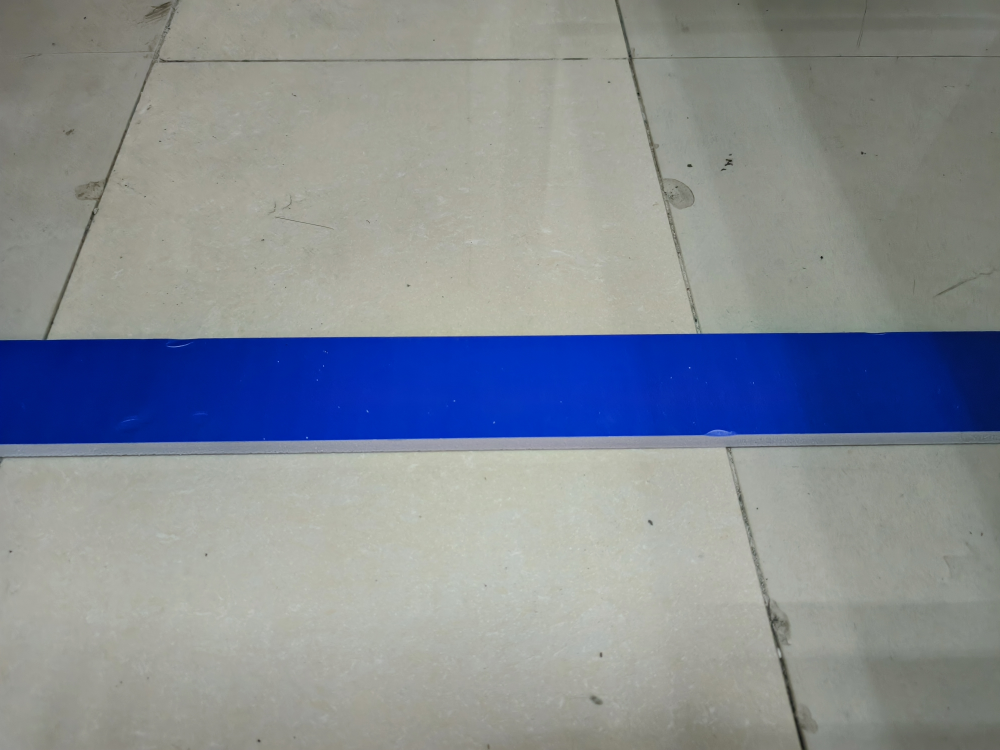
//> input picture 1.jpg, 4000 x 3000 px (shown at 1/4 size)
$ ./test   (built with g++ and OpenCV 4)
//> lines starting //> are read from the running program, lines starting //| are printed output that depends on the picture; after the words box and inside, x2 and y2 are one past the last pixel; in counts of white or black regions, pixels touching at a corner belong together
#include <iostream>
#include <opencv4/opencv2/opencv.hpp>

using namespace std;
using namespace cv;

int main() {
    // read image
    Mat image = imread("./1.jpg");
//> image is the input picture: 3000 rows x 4000 cols, CV_8UC3; mean B, G, R 147.3, 139.6, 133.1
    // resize image
    resize(image, image, Size(400, 300));
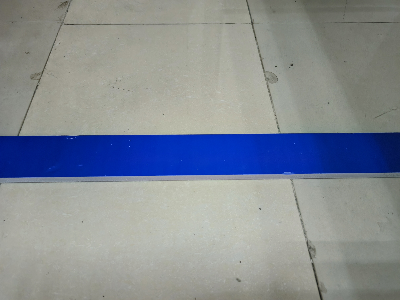
//> image: 300 rows x 400 cols, CV_8UC3; mean B, G, R 147.5, 139.7, 133.2
    imwrite("./resize.jpg", image);
    // blur image
    Mat blur_image;
    medianBlur(image, blur_image, 5);

    Mat canny_image;
    Canny(blur_image, canny_image, 50, 150, 3);
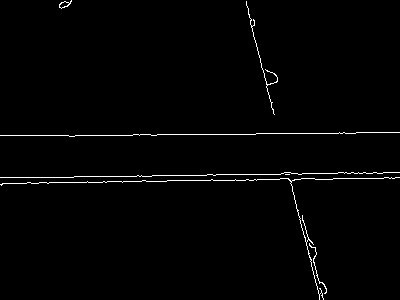
//> canny_image: 300 rows x 400 cols, CV_8UC1; 1.4% white in thin lines or dots

    vector<cv::Vec2f> lines;
    HoughLines(canny_image, lines, 1, CV_PI / 180, 100); // 调整参数以获得最佳结果
//> lines = 5 lines (rho, theta): [178, 1.55], [184, 1.55], [-238, 2.9], [138, 1.55], [135, 1.57]

    for (size_t i = 0; i < lines.size(); i++) {
        float rho = lines[i][0];
        float theta = lines[i][1];

        if (theta > CV_PI / 4 && theta < 3 * CV_PI / 4) {
            // 计算直线的两个端点
            cv::Point pt1, pt2;
            double a = cos(theta), b = sin(theta);
            double x0 = a * rho, y0 = b * rho;
            pt1.x = cvRound(x0 + 1000 * (-b));
            pt1.y = cvRound(y0 + 1000 * (a));
            pt2.x = cvRound(x0 - 1000 * (-b));
            pt2.y = cvRound(y0 - 1000 * (a));

            // 在原始图像上绘制直线
            cv::line(image, pt1, pt2, cv::Scalar(0, 0, 255), 2, cv::LINE_AA);
        }
    }
//> this loop made 5 passes
//> (rho, theta, a, x0, y0) on passes 1, 2, 4, 5: (178, 1.55, 0.0175, 3.11, 178), (184, 1.55, 0.0175, 3.21, 184), (138, 1.55, 0.0175, 2.41, 138), (135, 1.57, -4.37e-08, -5.9e-06, 135)
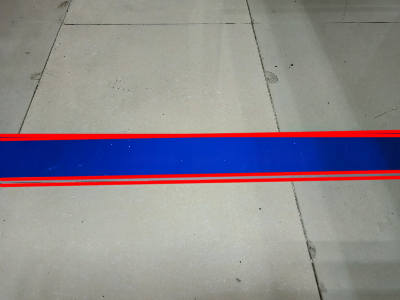
//> image: 300 rows x 400 cols, CV_8UC3; 5.66% of pixels changed, all inside (x1, y1, x2, y2) = (0, 129, 400, 188)

    imwrite("./2.jpg", image);

    // binary image
    //    Mat binary_image;
    //    inRange(blur_image, Scalar(0, 0, 0), Scalar(255, 255, 255), binary_image);

    // save image
    //    imwrite("./binary_image.jpg", binary_image);
}
